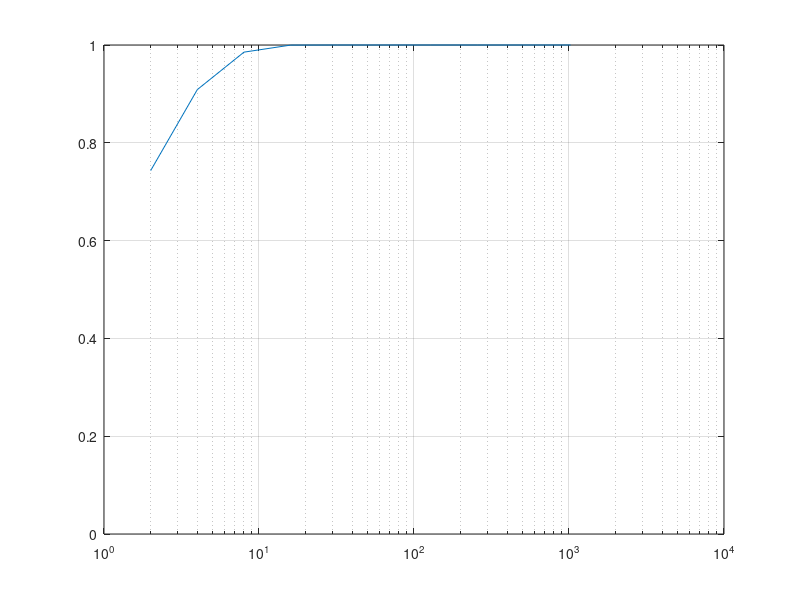
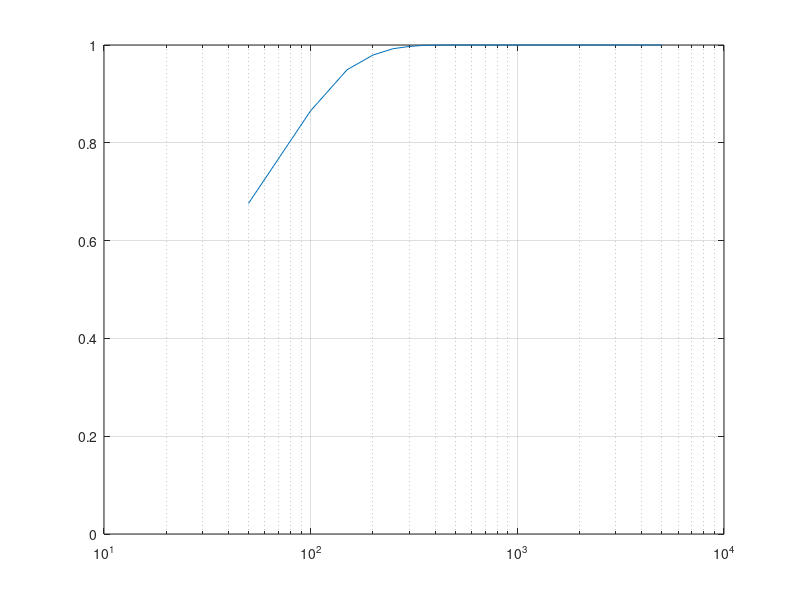

These figures' MATLAB source, in order:
clear;clc;
N = 1024;
SNR = 6;
noise_ampl = sqrt(10^(-SNR/10));
MCtimes = 5e3;
for MCindex = 1:MCtimes
    n1 = randn(N,1)*noise_ampl;
    n2 = randn(N,1)*noise_ampl;
    sig = randn(N,1);
    for ii= 1:10
        len = 1*2^ii;
        result_H0(ii,MCindex) = n1(1:len)'*n2(1:len)/len;
        result_H1(ii,MCindex) = (sig(1:len)+n1(1:len))'*(sig(1:len)+n2(1:len))/len;
    end
end
for ii=1:10
    temp = sort(result_H0(ii,:),'ascend');
    TH = temp(MCtimes*0.9);
    PD(ii) = sum(result_H1(ii,:)>TH)/MCtimes;
end
%
figure
semilogx(1*2.^(1:10),PD)
grid on
ylim([0,1])
%%
N = 5120;
SNR = -4;
noise_ampl = sqrt(10^(-SNR/10));
MCtimes = 5e3;
PD = zeros(100,1);
for MCindex = 1:MCtimes
    n1 = randn(N,1)*noise_ampl;
%     n2 = randn(N,1)*noise_ampl;
    sig = randn(N,1);
    for ii= 1:100
        len = ii*50;
        result_H0(ii,MCindex) = n1(1:len)'*n1(1:len)/len;
        result_H1(ii,MCindex) = (sig(1:len)+n1(1:len))'*(sig(1:len)+n1(1:len))/len;
    end
end
for ii=1:100
    temp = sort(result_H0(ii,:),'ascend');
    TH = temp(MCtimes*0.9);
    PD(ii) = sum(result_H1(ii,:)>TH)/MCtimes;
end
%
figure
semilogx(50*(1:100),PD)
grid on
ylim([0,1])